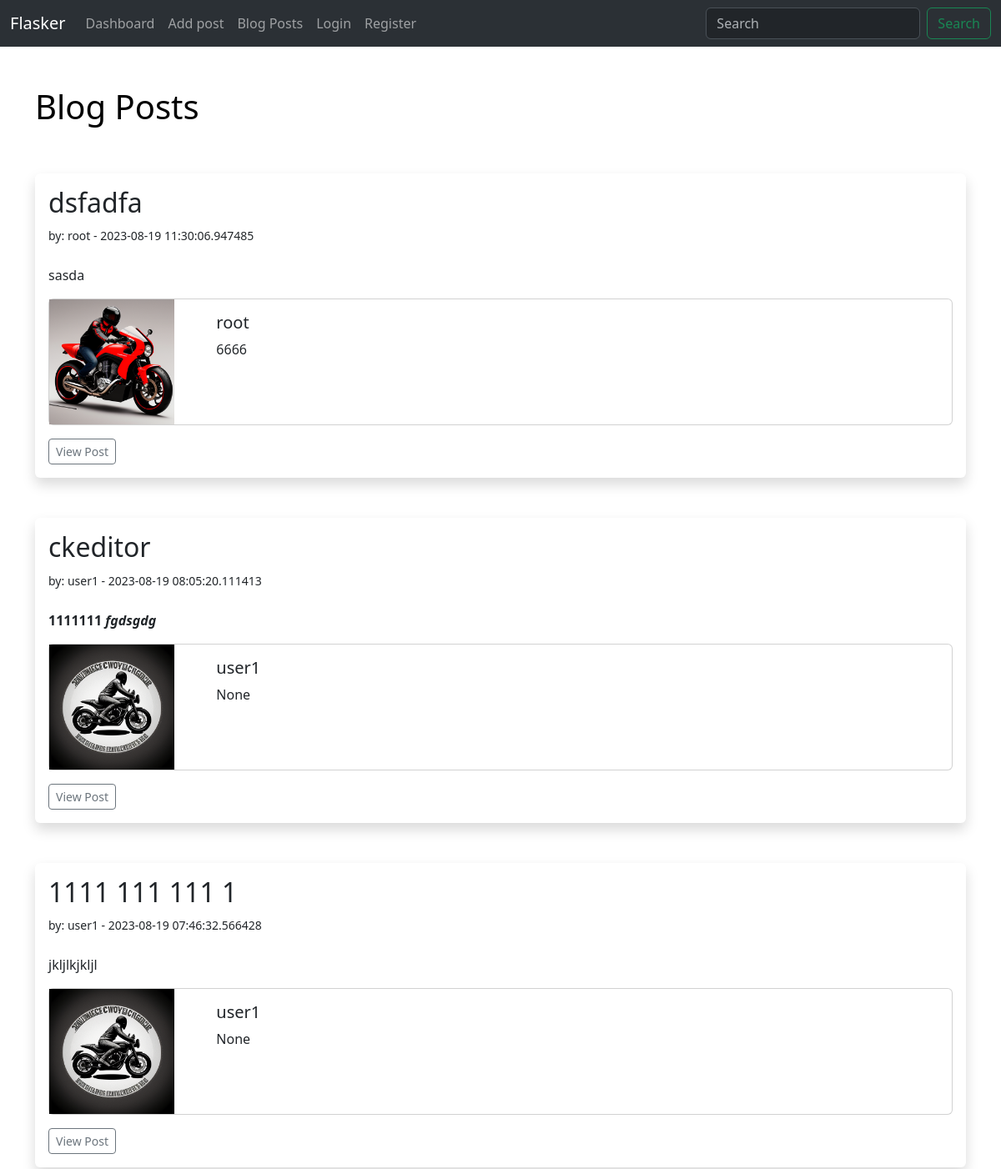
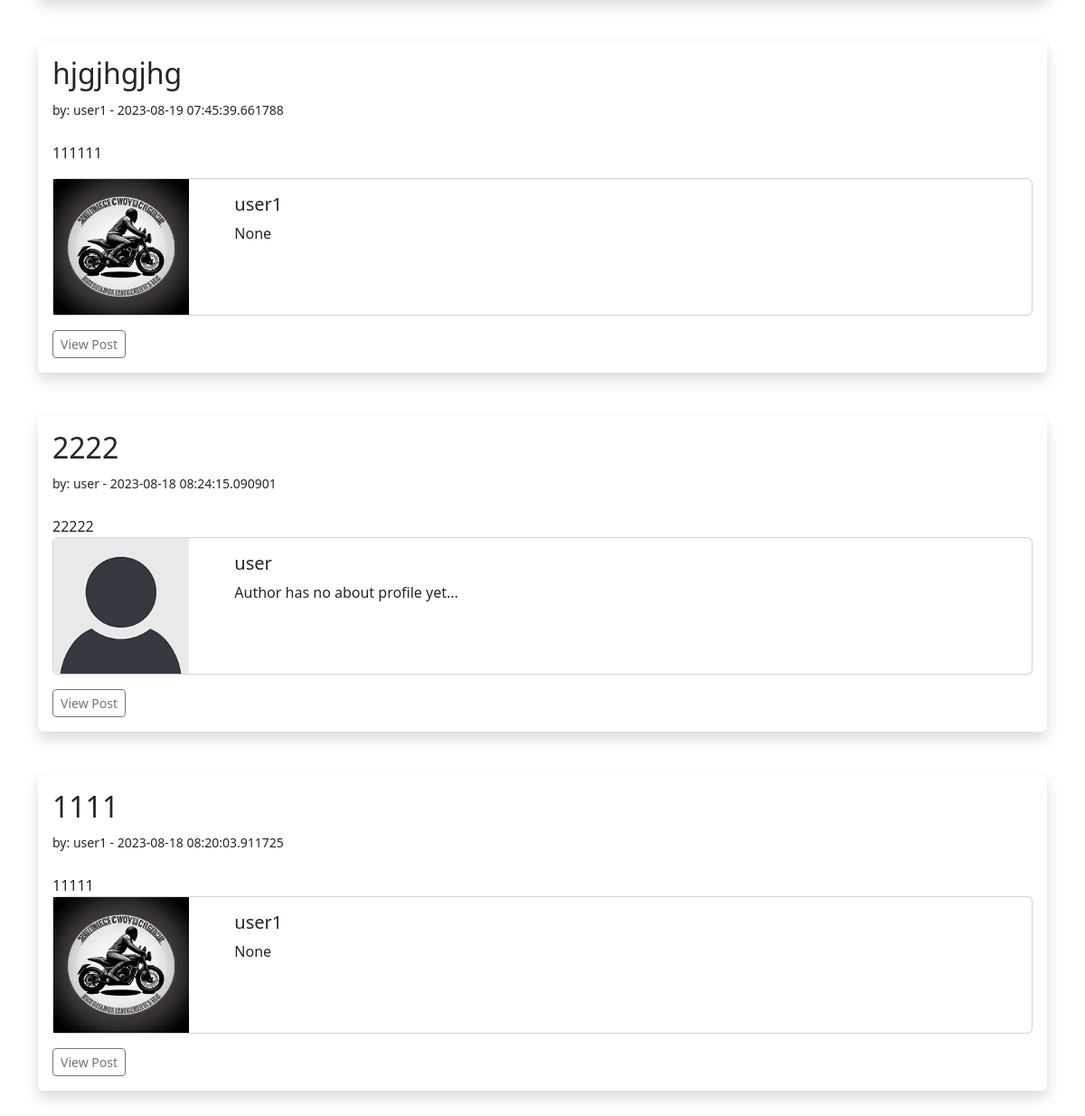
Screenshot of /blog_posts with the database file from the repository (2 pictures, top to bottom).
### app.py (models this page shows, shortened)
class Posts(db.Model):
    id = db.Column(db.Integer, primary_key=True)
    title = db.Column(db.String(255))
    content = db.Column(db.Text)
    date_posted = db.Column(db.DateTime, default=datetime.utcnow)
    slug = db.Column(db.String(255))
    poster_id = db.Column(db.Integer, db.ForeignKey('users.id'))
    @property
    def password(self):
        raise AttributeError('password is not a readable attribute!')

class Users(db.Model, UserMixin):
    id = db.Column(db.Integer, primary_key=True)
    username = db.Column(db.String(128), nullable=False, unique=True)
    name = db.Column(db.String(200), nullable=False)
    password_hash = db.Column(db.String(128))
    email = db.Column(db.String(200), nullable=False, unique=True)
    favorite_color = db.Column(db.String(120), default='Red')
    about_author = db.Column(db.Text(500), nullable=True)
    created = db.Column(db.DateTime, default=datetime.utcnow)
    profile_pic = db.Column(db.String(), nullable=True)
    posts = db.relationship('Posts', backref='poster')

### app.py (the view)
@app.route('/blog_posts')
def blog_posts():
    posts = Posts.query.order_by(Posts.date_posted.desc()).all()
    return render_template('blog_posts.html', posts=posts)

### webforms.py
class SearchForm(FlaskForm):
    searched = StringField("Searched", validators=[DataRequired()])
    submit = SubmitField("Search")

### app.py (called while the page is built)
@app.context_processor
def base():
    form = SearchForm()
    return dict(form=form)

### templates/blog_posts.html (shortened to what this page needs)
{% extends 'base.html' %}
{% block content %}
    <br/>
    <h1>Blog Posts</h1>
    <br/><br/>
    {% for post in posts %}
     <div class="shadow p-3 mb-5 bg-body rounded">
            <h2>{{ post.title }}</h2>
         <small>by: {{ post.poster.username }} - {{ post.date_posted }}</small> <br/><br/>
            {{ post.content|safe }}
        <div class="card mb-3">
            <div class="row no-gutters">
                <div class="col-md-2">
                    {% if post.poster.profile_pic %}
                        <img src="{{ url_for('static', filename='images/' + post.poster.profile_pic)}}" width="150" align="left" alt="...">
                    {% else %}
                        <img src="{{ url_for('static', filename='images/default_profile_pic.png')}}" width="150" align="left" alt="...">
                    {% endif %}
                </div>
                <div class="col-md-10">
                    <div class="card-body">
                        <h5 class="card-title">
                            {{ post.poster.name }}
                        </h5>
                        <p class="card-text">
                            {% if post.poster.about_author %}
                                {{ post.poster.about_author }}
                            {% else %}
                                Author has no about profile yet...
                            {% endif %}
                        </p>
                    </div>
                </div>
            </div>
        </div>
     <a href="{{ url_for('detail_post', id=post.id) }}" class="btn btn-outline-secondary btn-sm">View Post</a>
     </div>
    {% endfor %}
{% endblock %}

### templates/base.html (shortened to what this page needs)
<!doctype html>
<html lang="en">
  <head>
    <link href="https://cdn.jsdelivr.net/npm/bootstrap@5.3.1/dist/css/bootstrap.min.css" rel="stylesheet">
      <link href="{{ url_for('static', filename='css/style.css') }}" rel="stylesheet">
  </head>
  <body>
    {% include 'navbar.html' %}
    <div class="container">
    <br/>
        {% block content %}{% endblock %}
    </div>
  </body>
</html>

### templates/navbar.html (shortened to what this page needs)
<nav class="navbar bg-dark navbar-expand-lg bg-body-tertiary" data-bs-theme="dark">
  <div class="container-fluid">
    <a class="navbar-brand" href="{{ url_for('index') }}">Flasker</a>
    <div class="collapse navbar-collapse" id="navbarSupportedContent">
      <ul class="navbar-nav me-auto mb-2 mb-lg-0">
          <li class="nav-item">
          <a class="nav-link" href="{{ url_for('dashboard') }}">
              Dashboard
          </a>
        </li>
          <li class="nav-item">
          <a class="nav-link" href="{{ url_for('add_post') }}">
              Add post
          </a>
        </li>
          <li class="nav-item">
          <a class="nav-link" href="{{ url_for('blog_posts') }}">
              Blog Posts
          </a>
          </li>
          {% if current_user.is_authenticated %}
              <li class="nav-item">
              <a class="nav-link" href="{{ url_for('logout') }}">
                  Logout
              </a>
              </li>
              {% if current_user.id == 3 %}
                <div class="dropdown">
                  <button class="btn btn-secondary dropdown-toggle" type="button" data-bs-toggle="dropdown" aria-expanded="false">
                    Tests
                  </button>
                  <ul class="dropdown-menu">
                    <li><a class="dropdown-item" href="{{ url_for('admin') }}">Admin test</a></li>
                    <li><a class="dropdown-item" href="{{ url_for('get_current_date') }}">JSON test</a></li>
                    <li><a class="dropdown-item" href="{{ url_for('test_pw') }}">Password test</a></li>
                      <li><a class="dropdown-item" href="{{ url_for('users_list') }}">Users list</a></li>
                  </ul>
                </div>
              {% endif %}
          {% else %}
              <li class="nav-item">
              <a class="nav-link" href="{{ url_for('login') }}">
                  Login
              </a>
              </li>
              <li class="nav-item">
                  <a class="nav-link" href="{{ url_for('add_user') }}">
                      Register
                  </a>
              </li>
          {% endif %}
      </ul>
      <form method="post" ACTION="{{ url_for('search') }}" class="d-flex" role="search">
        <input class="form-control me-2" type="search" placeholder="Search" aria-label="Search" name="searched">
        <button class="btn btn-outline-success" type="submit">Search</button>
      </form>
    </div>
  </div>
</nav>

### static/css/style.css (style rules this page uses)
h1 { color: black; }

### rows the page displays
Posts: title "dsfadfa", poster.username "root", date_posted "2023-08-19 11:30:06.947485", content "sasda", profile_pic (picture), poster.name "root", poster.about_author "6666"
Posts: title "ckeditor", poster.username "user1", date_posted "2023-08-19 08:05:20.111413", content "1111111 fgdsgdg", profile_pic (picture), poster.name "user1", poster.about_author "None"
Posts: title "1111 111 111 1", poster.username "user1", date_posted "2023-08-19 07:46:32.566428", content "jkljlkjkljl", profile_pic (picture), poster.name "user1", poster.about_author "None"
Posts: title "hjgjhgjhg", poster.username "user1", date_posted "2023-08-19 07:45:39.661788", content "111111", profile_pic (picture), poster.name "user1", poster.about_author "None"
Posts: title "2222", poster.username "user", date_posted "2023-08-18 08:24:15.090901", content "22222", poster.name "user", shows "Author has no about profile yet..."
Posts: title "1111", poster.username "user1", date_posted "2023-08-18 08:20:03.911725", content "11111", profile_pic (picture), poster.name "user1", poster.about_author "None"
